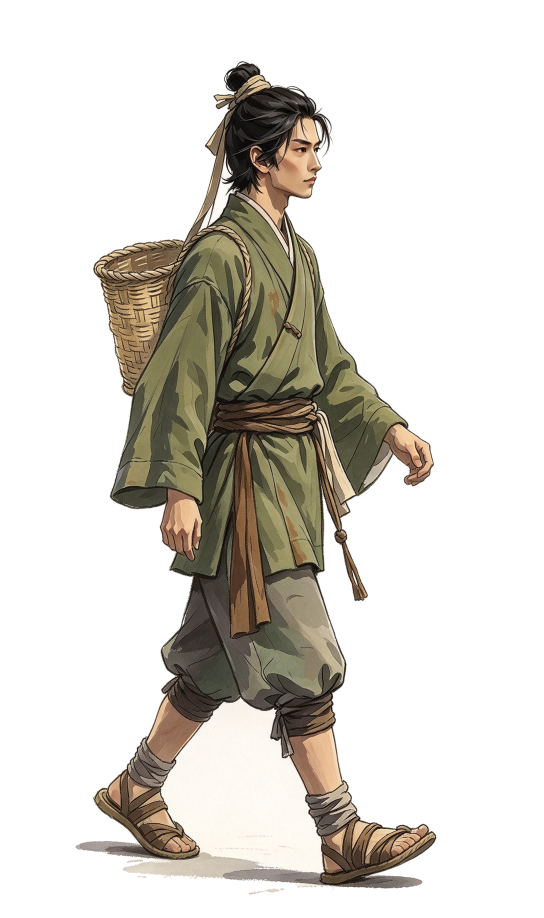
#> input picture GameClient/TwelveJade/Assets/Resources/Art/Variants/walk-sidecontact-L-v1.png, 1632 x 2752 px, found by its file name (shown at 1/3 size)
$ python _prep-side-frames.py
#> lines starting #> are read from the running program, lines starting #| are printed output that depends on the picture
# -*- coding: utf-8 -*-
"""把豆包 8 张侧身走路单帧归一到 farmer walksheet 的格子口径。

问题：豆包单帧 1632x2752，walksheet 格子 816x1088；且 8 张帧高 2272..2568 不齐。
做法：同一缩放系数（不许逐帧独立缩放，否则人物会呼吸）+ 每帧底边对齐地面线。

用法：python Tools/_prep-side-frames.py <输出目录>
"""
import os
import sys

import numpy as np
from PIL import Image

for _s in (sys.stdout, sys.stderr):
    if hasattr(_s, "reconfigure"):
        _s.reconfigure(encoding="utf-8", errors="replace")

SRC = os.path.join("GameClient", "TwelveJade", "Assets", "Resources", "Art", "豆包")
# 走周期顺序：左腿四相 → 右腿四相。文件名原序是 L/R 交替，直接拼会相位乱跳。
ORDER = [
    "walk-sidecontact-L-v1.png",
    "walk-sidedown-L-v1.png",
    "walk-sidepass-L-v1.png",
    "walk-sideup-L-v1.png",
    "walk-sidecontact-R-v1.png",
    "walk-sidedown-R-v1.png",
    "walk-sidepass-R-v1.png",
    "walk-sideup-R-v1.png",
]
CELL_W, CELL_H = 816, 1088
GROUND_Y = 1083          # 与现役 walksheet 一致：内容最低行贴在 1083，底下留 5px
ALPHA_SOLID = 200        # 豆包图脚下有 alpha=128 的淡阴影，不能算进“实体底边”
TARGET_MEAN_H = 1020     # 现役 front 平均 1034 / back 平均 1016，侧身取中间


def solid_bbox(im):
    a = np.array(im)[:, :, 3]
    ys, xs = np.nonzero(a >= ALPHA_SOLID)
    return xs.min(), ys.min(), xs.max(), ys.max()


# 走周期里 L/R 是同相位的镜像，人物应当一样大。生成器对个别帧画小了
# （实测 sideup-R 源高 2270 vs sideup-L 2564，差 13%），逐帧独立缩放会把
# 真实的身体起伏一起抹平（topSpread 归零 ⇒ 运动闸反而判“没动”）。
# 所以只按相位把一对腿校到同一高度，相位之间的高差原样保留。
PHASE_PAIRS = [(0, 4), (1, 5), (2, 6), (3, 7)]


def main():
    out_dir = sys.argv[1] if len(sys.argv) > 1 else "Tools/logs/side-rebuild/frames"
    frames = []
    for name in ORDER:
        p = os.path.join(SRC, name)
        if not os.path.exists(p):
            raise SystemExit("缺帧：%s" % p)
        im = Image.open(p).convert("RGBA")
#> im is the input picture: PIL image 1632x2752 RGBA; mean R, G, B, A 41.8, 38.2, 31.5, 80.5
        x0, y0, x1, y1 = solid_bbox(im)
#> in solid_bbox, `a = np.array(im)[:, :, 3]`:
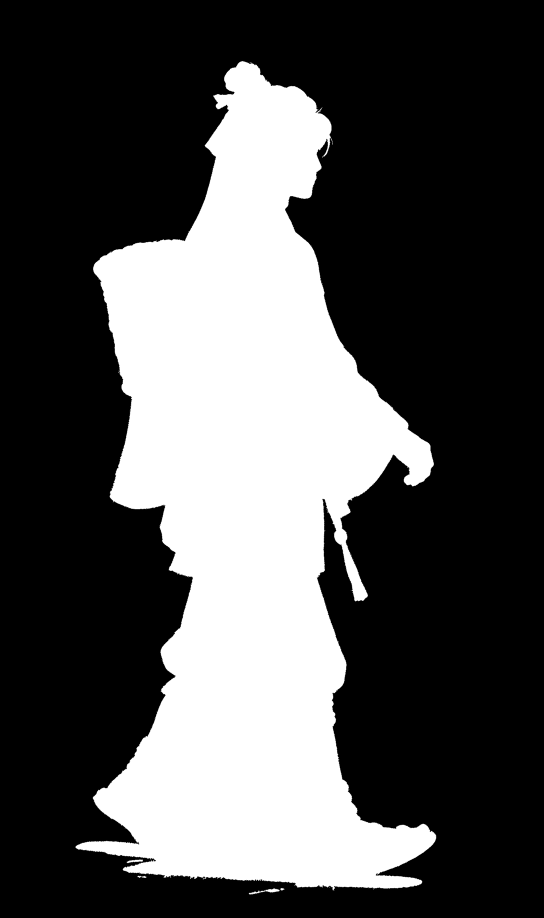
#> a: shape (2752, 1632) (shown at 1/3 size); min 0, max 255, mean 80.5
#> x0 = 227; y0 = 184; x1 = 1307; y1 = 2682
        frames.append((name, im.crop((x0, y0, x1 + 1, y1 + 1))))
#> pass 2 of the loop in main, `for name in ORDER:`:
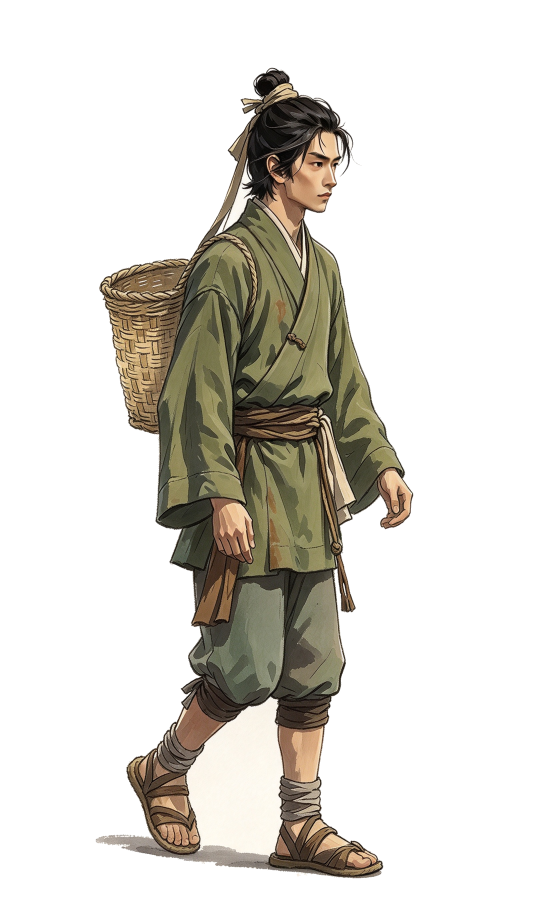
#> input picture GameClient/TwelveJade/Assets/Resources/Art/Variants/walk-sidedown-L-v1.png, 1632 x 2752 px, found by its file name (shown at 1/3 size)
#> in main, im is the input picture: PIL image 1632x2752 RGBA; mean R, G, B, A 35.1, 32, 25.5, 71.5
#> in solid_bbox (call 2), `a = np.array(im)[:, :, 3]`:
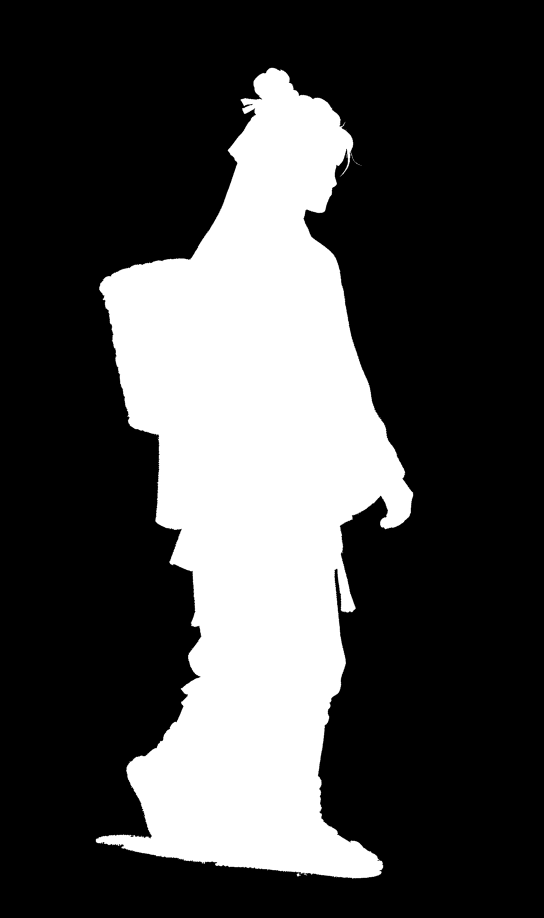
#> a: shape (2752, 1632) (shown at 1/3 size); min 0, max 255, mean 71.5
#> x0 = 288; y0 = 204; x1 = 1238; y1 = 2634

    mean_h = sum(f.height for _, f in frames) / float(len(frames))
    base_scale = TARGET_MEAN_H / mean_h
    print("源帧均高 %.1f → 目标 %d → 基准缩放 %.4f" % (mean_h, TARGET_MEAN_H, base_scale))

    # 每帧的缩放系数：基准缩放 × 相位校准。校准时以同相位较高那帧为真值，
    # 只放大偏小的那一帧，绝不缩小本来就对的帧。
    scales = [base_scale] * len(frames)
    for a, b in PHASE_PAIRS:
        ha, hb = frames[a][1].height, frames[b][1].height
        taller = max(ha, hb)
        for idx in (a, b):
            scales[idx] = base_scale * (taller / float(frames[idx][1].height))
        if abs(ha - hb) / float(taller) > 0.05:
            print("  相位校准 (%d,%d)：%d vs %d，差 %.1f%% → 以 %d 为真值"
                  % (a, b, ha, hb, abs(ha - hb) * 100.0 / taller, taller))

    os.makedirs(out_dir, exist_ok=True)
    for i, (name, f) in enumerate(frames):
        scale = scales[i]
        w = max(1, int(round(f.width * scale)))
        h = max(1, int(round(f.height * scale)))
        r = f.resize((w, h), Image.LANCZOS)
        if w > CELL_W:
            raise SystemExit("缩放后宽度 %d 超格子 %d（%s）" % (w, CELL_W, name))
        canvas = Image.new("RGBA", (CELL_W, CELL_H), (0, 0, 0, 0))
        canvas.alpha_composite(r, ((CELL_W - w) // 2, GROUND_Y - h + 1))
        dst = os.path.join(out_dir, "%02d-%s" % (i, name.replace("walk-side", "")))
        canvas.save(dst)
        print("  %d  %-28s %dx%d → %dx%d  bbox 高 %d" % (i, name, f.width, f.height, w, h, h))
    print("输出目录：%s" % out_dir)
    return 0


if __name__ == "__main__":
#> (the run stopped early here; a loop or call above may not have finished)
